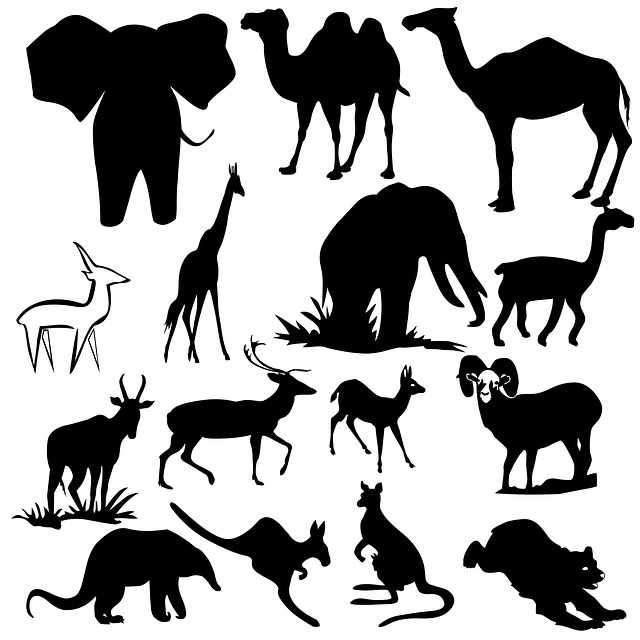
#> input picture input/contents/animal.jpg, 640 x 640 px
$ python -i distance_transform.py   (imports and definitions only)
#> lines starting #> are read from the running program, lines starting #| are printed output that depends on the picture
#> further down, picture is the input picture: shape (640, 640, 3); min 0, max 255, mean 168.1
# %load distance_transform.py
"""
Inputs images with black background as as Tensor
with shape of (1, height, width, 3)
"""
import cv2
import numpy as np

"""
Inputs (1, height, width, 3) tensor.
Outputs (height, width) as grayscale image
"""

def numpy_to_image(image):

	image = image*1.0
	# Remove VGG optimization
	# if image.shape == (1,400,400,3):
	if image.ndim == 4:
		image += np.array([123.68, 116.779, 103.939]).reshape((1,1,1,3))
		# Cut unneeded axis
		image = image[0]
	elif image.ndim == 3:
	# elif image.shape == (400,400,3):
		image += np.array([123.68, 116.779, 103.939]).reshape((1,1,3))

	image = np.clip(image, 0,255).astype("uint8")
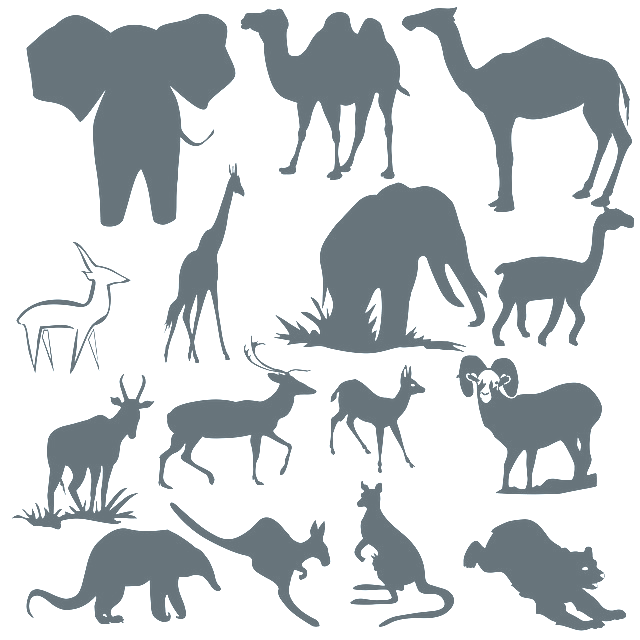
#> image: shape (640, 640, 3); mean of channels 0, 1, 2 211.2, 208.8, 204.4; drawn as B, G, R

	# Make grayscale
	image_gray = cv2.cvtColor(image, cv2.COLOR_BGR2GRAY)
	return image_gray

"""
Inputs 3-channel image,
returns 1. Distance transformation with background as (+), foreground as (-)
		2. Sum of all elements in pixel-wise multiply of dist_t and original image

"""
def dist_t(image):

	# Grayscale image
	image_gray = numpy_to_image(image)

	# Binary image
	# The threshold results will be a tuple, with [value, image]
	image_th = cv2.threshold(image_gray,50,255,cv2.THRESH_BINARY)[1]
#> image_th: shape (640, 640); every value is 255
	# cv2.imwrite("image_f_dist.jpg", image_th)

	# Invert images
	image_inv = (255-image_th)
#> image_inv: shape (640, 640); every value is 0

	### Distance transform

	# Distance transformation of background
	dist_t_bg = cv2.distanceTransform(image_inv, cv2.DIST_L2, 3)
#> dist_t_bg: shape (640, 640) float32; every value is 0

	# Distance transformation of characters or patterns
	dist_t_fg = cv2.distanceTransform(image_th, cv2.DIST_L2, 3)
#> dist_t_fg: shape (640, 640) float32; every value is 3.4e+38

	# Make new distance transformation with (-) inside & (+) background
	dist_template = dist_t_bg + dist_t_fg*(-1)
#> dist_template: shape (640, 640) float32; every value is -3.4e+38

    # Image float
	image_float = image_gray/255.0

	# Multiply pixel-wise with dist1
	mult = np.multiply(image_float, dist_template)
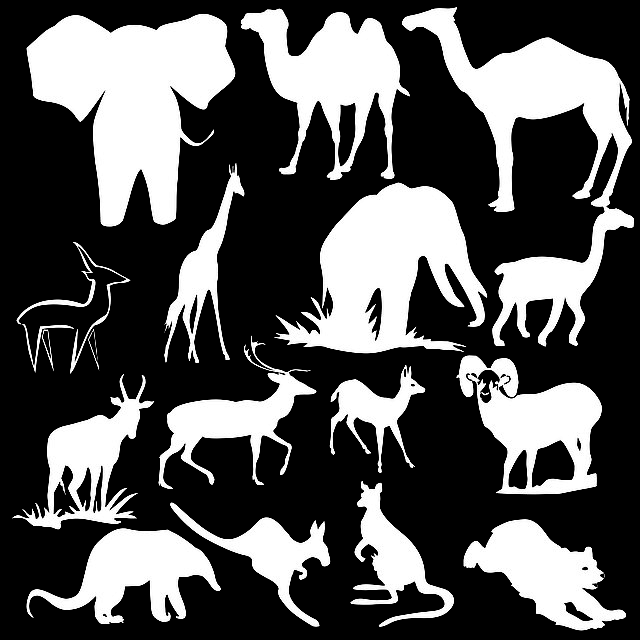
#> mult: shape (640, 640) float64; min -3.4e+38, max -1.51e+38, mean -2.77e+38; drawn with min black and max white

	# Sum of all elements in multiplied mult
	dist_sum = np.sum(mult)
#> dist_sum = -1.14e+44

	# return only dist_t_g as dist_template, dist_sum
	return dist_t_bg, dist_sum

"""
Assign 1s to input image characters,
and calculate distance loss as pixel wise
"""

def dist_loss(image, dist_template, orig_sum):

	# Grayscale image
	image_gray = numpy_to_image(image)
	cv2.imwrite("image_gray.jpg", image_gray)

	image_float = image_gray/255.0

	# Multiply pixel-wise with dist1
	mult = np.multiply(image_float, dist_template)

	# Sum of all elements in multiplied mult
	dist_sum = np.sum(mult)

	# Absolute value of difference between orig_sum & dist_sum
	dist_loss = abs(orig_sum - dist_sum)

	# with open("output.txt", "w") as f:
	# 	f.write(dist_sum)
	# 	f.write(dist_loss)

	return dist_loss

>>> import cv2
>>> picture = cv2.imread('input/contents/animal.jpg')
>>> result = dist_t(picture)

$ run again, on input/contents/c_flower1.jpg
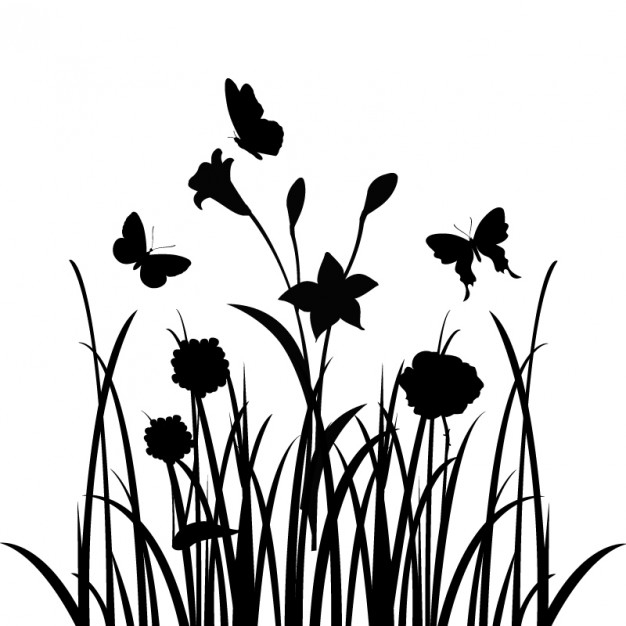
#> input picture input/contents/c_flower1.jpg, 626 x 626 px
#> picture is the input picture: shape (626, 626, 3); min 0, max 255, mean 203.8
#> in numpy_to_image, `image = np.clip(image, 0,255).astype("uint8")`:
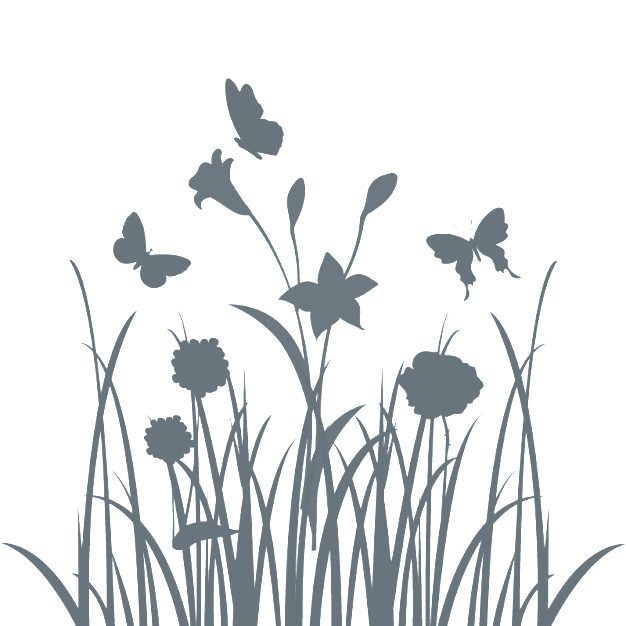
#> image: shape (626, 626, 3); mean of channels 0, 1, 2 230.7, 229.2, 226.6; drawn as B, G, R
#> image_th: shape (626, 626); every value is 255
#> image_inv: shape (626, 626); every value is 0
#> dist_t_bg: shape (626, 626) float32; every value is 0
#> dist_t_fg: shape (626, 626) float32; every value is 3.4e+38
#> dist_template: shape (626, 626) float32; every value is -3.4e+38
#> in dist_t, `mult = np.multiply(image_float, dist_template)`:
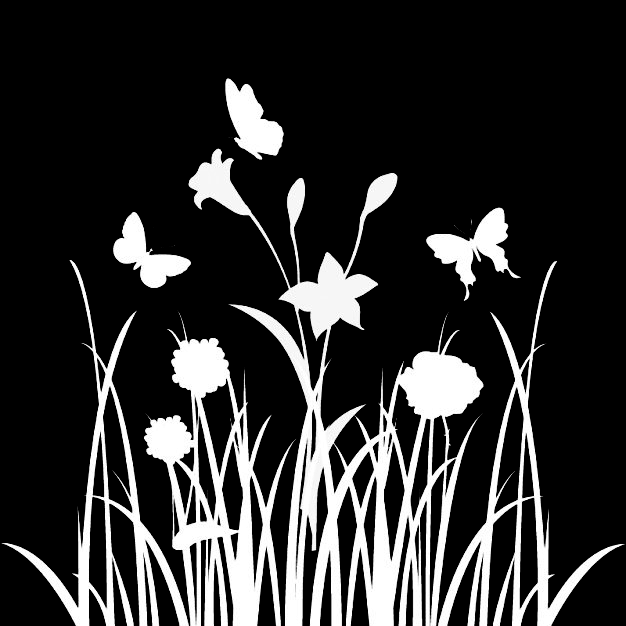
#> mult: shape (626, 626) float64; min -3.4e+38, max -1.51e+38, mean -3.05e+38; drawn with min black and max white
#> dist_sum = -1.2e+44
